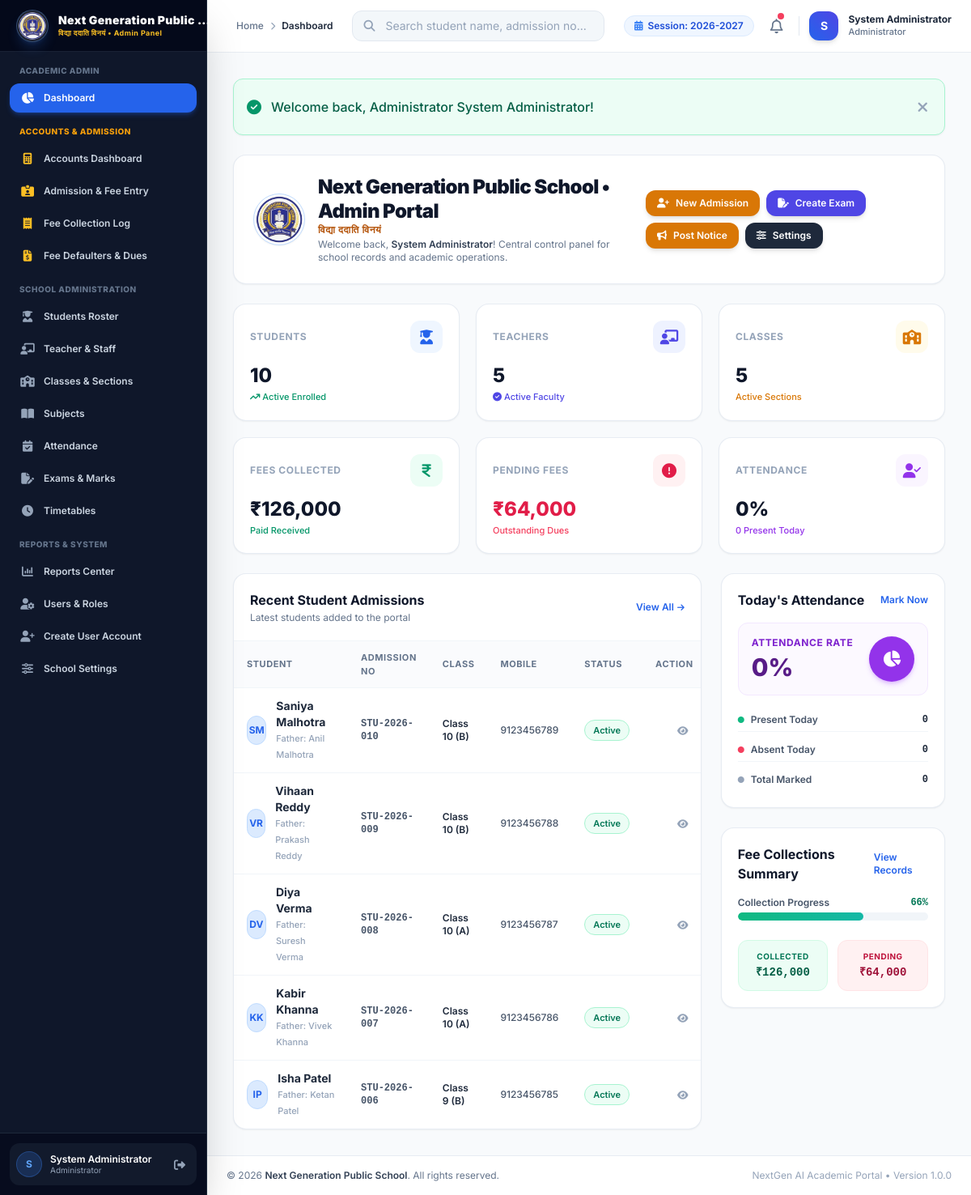
/admin/dashboard.php (signed in), run on an earlier commit of the app's database.
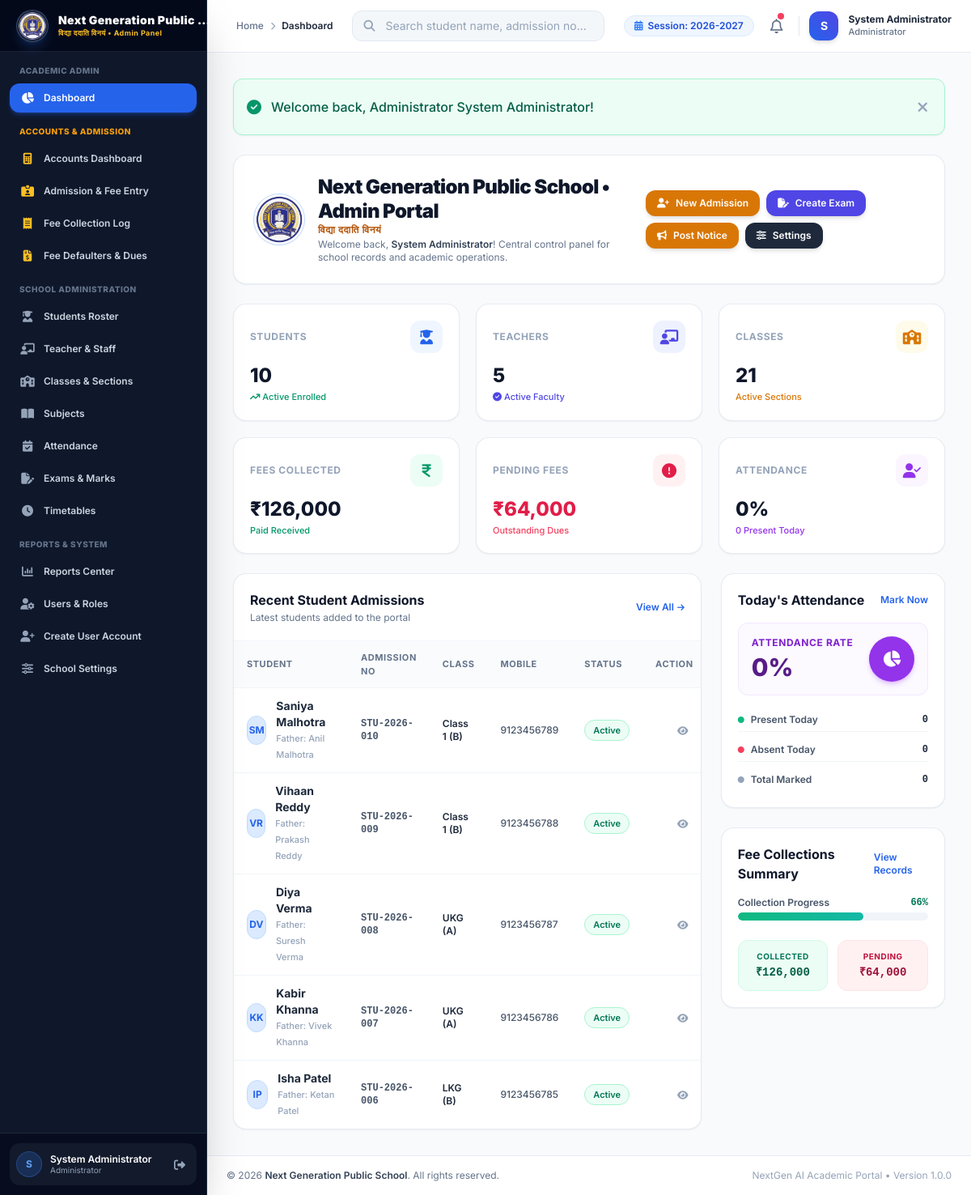
And on a later commit of the database.
### tables this page shows
CREATE TABLE `students` (
  `id` INT AUTO_INCREMENT PRIMARY KEY,
  `admission_no` VARCHAR(30) NOT NULL UNIQUE,
  `password` VARCHAR(255) DEFAULT NULL,
  `first_name` VARCHAR(50) NOT NULL,
  `last_name` VARCHAR(50) NOT NULL,
  `father_name` VARCHAR(100) NOT NULL,
  `mother_name` VARCHAR(100) NOT NULL,
  `dob` DATE NOT NULL,
  `gender` ENUM('Male', 'Female', 'Other') NOT NULL,
  `class_id` INT NOT NULL,
  `section` VARCHAR(20) NOT NULL,
  `mobile` VARCHAR(20) NOT NULL,
  `email` VARCHAR(100) DEFAULT NULL,
  `address` TEXT,
  `admission_date` DATE NOT NULL,
  `photo` VARCHAR(255) DEFAULT NULL,
  `status` ENUM('Active', 'Inactive', 'Graduated') DEFAULT 'Active',
  `created_at` DATETIME DEFAULT CURRENT_TIMESTAMP,
  `updated_at` DATETIME DEFAULT CURRENT_TIMESTAMP ON UPDATE CURRENT_TIMESTAMP,
  FOREIGN KEY (`class_id`) REFERENCES `classes`(`id`) ON DELETE CASCADE
);

CREATE TABLE `classes` (
  `id` INT AUTO_INCREMENT PRIMARY KEY,
  `class_name` VARCHAR(50) NOT NULL,
  `section` VARCHAR(20) NOT NULL,
  `teacher_id` INT DEFAULT NULL,
  `room_number` VARCHAR(30) NOT NULL,
  `academic_session` VARCHAR(30) NOT NULL DEFAULT '2026-2027',
  `created_at` DATETIME DEFAULT CURRENT_TIMESTAMP,
  `updated_at` DATETIME DEFAULT CURRENT_TIMESTAMP ON UPDATE CURRENT_TIMESTAMP,
  FOREIGN KEY (`teacher_id`) REFERENCES `teachers`(`id`) ON DELETE SET NULL
);

### includes/auth.php (called while the page is built, shortened)
<?php
function base_url($path = '') {
    $script_name = $_SERVER['SCRIPT_NAME'] ?? '';
    if (strpos($script_name, '/admin/') !== false) {
        $root = substr($script_name, 0, strpos($script_name, '/admin/'));
    } elseif (strpos($script_name, '/teacher/') !== false) {
        $root = substr($script_name, 0, strpos($script_name, '/teacher/'));
    } elseif (strpos($script_name, '/student/') !== false) {
        $root = substr($script_name, 0, strpos($script_name, '/student/'));
    } else {
        $dir = dirname($script_name);
        $root = ($dir === '/' || $dir === '\\') ? '' : $dir;
    }
    $clean_path = ltrim($path, '/');
    return rtrim($root, '/') . ($clean_path ? '/' . $clean_path : '');
}
function e($string) {
    return htmlspecialchars($string ?? '', ENT_QUOTES, 'UTF-8');
}

### admin/dashboard.php (the view, shortened to what the changed rows need)
<?php
require_once __DIR__ . '/../includes/header.php';
try {
    $total_classes = $pdo->query("SELECT COUNT(*) FROM classes")->fetchColumn() ?: 0;
    $recent_students_stmt = $pdo->query("SELECT s.*, c.class_name
        FROM students s
        LEFT JOIN classes c ON s.class_id = c.id
        ORDER BY s.id DESC LIMIT 5");
    $recent_students = $recent_students_stmt->fetchAll();
} catch (PDOException $e) {
    echo "<div class='p-4 bg-rose-50 text-rose-700 rounded-xl mb-4'>Error fetching statistics: " . e($e->getMessage()) . "</div>";
    $total_students = $total_teachers = $total_classes = $total_collected = $total_pending = $today_present = $attendance_pct = 0;
    $recent_students = [];
    $class_fees = [];
    $recent_notices = [];
}
?>
<div class="space-y-6">
    <div class="flex flex-col md:flex-row md:items-center justify-between gap-4 bg-white p-6 rounded-2xl border border-slate-200/80 shadow-sm">
        <div class="flex items-center space-x-4">
            <div>
                <h1 class="text-2xl font-black text-slate-900 tracking-tight leading-tight">Next Generation Public School &bull; Admin Portal</h1>
            </div>
        </div>
    </div>
    <div class="grid grid-cols-1 sm:grid-cols-2 lg:grid-cols-3 xl:grid-cols-6 gap-5">
        <div class="bg-white p-5 rounded-2xl border border-slate-200/80 shadow-sm hover:shadow-md transition-shadow group">
            <div class="mt-3">
                <span class="text-2xl font-extrabold text-slate-900"><?= number_format($total_classes) ?></span>
                <span class="block text-[11px] text-amber-600 font-medium mt-0.5">Active Sections</span>
            </div>
        </div>
    </div>
    <div class="grid grid-cols-1 lg:grid-cols-3 gap-6">
        <div class="lg:col-span-2 bg-white rounded-2xl border border-slate-200/80 shadow-sm overflow-hidden flex flex-col">
            <div class="overflow-x-auto">
                <table class="w-full text-left border-collapse">
                    <thead>
                        <tr class="bg-slate-50/70 border-b border-slate-100 text-[11px] font-bold text-slate-500 uppercase tracking-wider">
                            <th class="py-3 px-4">Student</th>
                            <th class="py-3 px-4">Admission No</th>
                            <th class="py-3 px-4">Class</th>
                            <th class="py-3 px-4">Mobile</th>
                            <th class="py-3 px-4">Status</th>
                            <th class="py-3 px-4 text-right">Action</th>
                        </tr>
                    </thead>
                    <tbody class="divide-y divide-slate-100 text-sm font-medium text-slate-700">
                        <?php if (empty($recent_students)): ?>
                            <tr>
                                <td colspan="6" class="py-8 text-center text-slate-400 text-sm">No recent student admissions found.</td>
                            </tr>
                        <?php else: ?>
                            <?php foreach ($recent_students as $s): ?>
                                <tr class="hover:bg-slate-50/80 transition-colors">
                                    <td class="py-3 px-4">
                                        <div class="flex items-center space-x-3">
                                            <div class="w-9 h-9 rounded-full bg-blue-100 text-blue-600 font-bold flex items-center justify-center text-xs overflow-hidden border border-blue-200">
                                                <?php if (!empty($s['photo']) && file_exists(__DIR__ . '/../assets/uploads/' . $s['photo'])): ?>
                                                    <img src="<?= base_url('assets/uploads/' . e($s['photo'])) ?>" alt="Photo" class="w-full h-full object-cover">
                                                <?php else: ?>
                                                    <?= strtoupper(substr($s['first_name'], 0, 1) . substr($s['last_name'], 0, 1)) ?>
                                                <?php endif; ?>
                                            </div>
                                            <div>
                                                <span class="font-bold text-slate-800 block text-xs md:text-sm"><?= e($s['first_name'] . ' ' . $s['last_name']) ?></span>
                                                <span class="text-[11px] text-slate-400 block">Father: <?= e($s['father_name']) ?></span>
                                            </div>
                                        </div>
                                    </td>
                                    <td class="py-3 px-4 font-mono text-xs text-slate-600 font-semibold"><?= e($s['admission_no']) ?></td>
                                    <td class="py-3 px-4 text-xs font-semibold text-slate-800"><?= e($s['class_name'] ?? 'N/A') ?> (<?= e($s['section']) ?>)</td>
                                    <td class="py-3 px-4 text-xs text-slate-600"><?= e($s['mobile']) ?></td>
                                    <td class="py-3 px-4">
                                        <span class="inline-flex items-center px-2.5 py-0.5 rounded-full text-[11px] font-semibold bg-emerald-50 text-emerald-700 border border-emerald-200">
                                            <?= e($s['status']) ?>
                                        </span>
                                    </td>
                                    <td class="py-3 px-4 text-right">
                                        <a href="<?= base_url('admin/students/view.php?id=' . $s['id']) ?>" class="p-1.5 text-slate-400 hover:text-blue-600 hover:bg-blue-50 rounded-lg transition-colors" title="View Profile">
                                            <i class="fa-solid fa-eye text-xs"></i>
                                        </a>
                                    </td>
                                </tr>
                            <?php endforeach; ?>
                        <?php endif; ?>
                    </tbody>
                </table>
            </div>
        </div>
    </div>
</div>
<?php require_once __DIR__ . '/../includes/footer.php'; ?>

What changed in the data, as far as the page shows it:
changed through a linked row, students "Saniya Malhotra": class.class_name "Class 10" → "Class 1"
changed through a linked row, students "Vihaan Reddy": class.class_name "Class 10" → "Class 1"
changed through a linked row, students "Diya Verma": class.class_name "Class 10" → "UKG"
changed through a linked row, students "Kabir Khanna": class.class_name "Class 10" → "UKG"
changed through a linked row, students "Isha Patel": class.class_name "Class 9" → "LKG"
Also different on the page:
$total_classes: "5" → "21"
